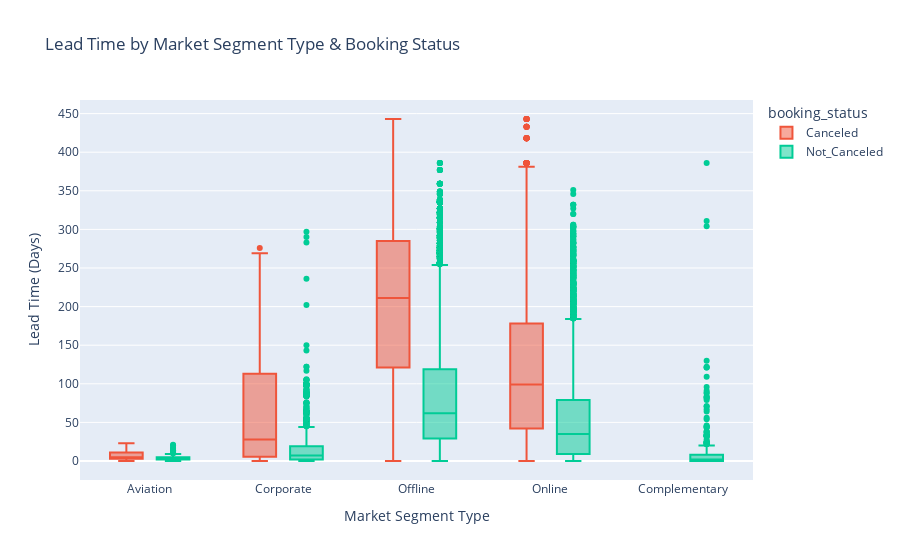

The notebook cell this image was saved under:
### Code cell
fig = px.box(
    lead_time_long, 
    x="market_segment_type", 
    y="lead_time", 
    color="booking_status",  
    title="Lead Time by Market Segment Type & Booking Status",
    labels={"lead_time": "Lead Time (Days)", "market_segment_type": "Market Segment Type"},
    category_orders={"booking_status": ["Not Canceled", "Canceled"]}  ,
    
)

fig.show()

### Figure 1 — Plotly figure (JSON) as saved in the notebook; plotly's stock layout.template omitted (floating-point values rounded to 4 significant figures; data arrays with more than 128 entries replaced by an {"elided": "..."} marker saying what was removed)
{"data": [{"alignmentgroup": "True", "hovertemplate": "booking_status=Canceled<br>Market Segment Type=%{x}<br>Lead Time (Days)=%{y}<extra></extra>", "legendgroup": "Canceled", "marker": {"color": "#EF553B"}, "name": "Canceled", "notched": false, "offsetgroup": "Canceled", "orientation": "v", "showlegend": true, "type": "box", "x": {"elided": "11878 str values"}, "x0": " ", "xaxis": "x", "y": {"elided": "11878 int values"}, "y0": " ", "yaxis": "y"}, {"alignmentgroup": "True", "hovertemplate": "booking_status=Not_Canceled<br>Market Segment Type=%{x}<br>Lead Time (Days)=%{y}<extra></extra>", "legendgroup": "Not_Canceled", "marker": {"color": "#00cc96"}, "name": "Not_Canceled", "notched": false, "offsetgroup": "Not_Canceled", "orientation": "v", "showlegend": true, "type": "box", "x": {"elided": "24360 str values"}, "x0": " ", "xaxis": "x", "y": {"elided": "24360 int values"}, "y0": " ", "yaxis": "y"}], "layout": {"boxmode": "group", "legend": {"title": {"text": "booking_status"}, "tracegroupgap": 0}, "title": {"text": "Lead Time by Market Segment Type & Booking Status"}, "xaxis": {"anchor": "y", "domain": [0, 1], "title": {"text": "Market Segment Type"}}, "yaxis": {"anchor": "x", "domain": [0, 1], "title": {"text": "Lead Time (Days)"}}}}
